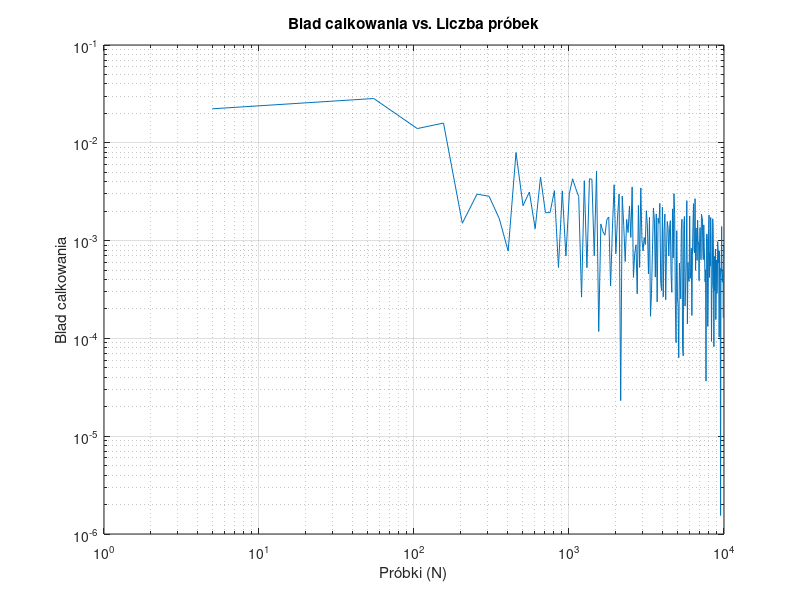

The MATLAB script that drew this image:
function [integration_error, Nt, ft_5, integral_1000] = zadanie4()
    % Numeryczne całkowanie metodą trapezów.
    % Nt - wektor zawierający liczby podprzedziałów całkowania
    % integration_error - integration_error(1,i) zawiera błąd całkowania wyznaczony
    %   dla liczby podprzedziałów równej Nt(i). Zakładając, że obliczona wartość całki
    %   dla Nt(i) liczby podprzedziałów całkowania wyniosła integration_result,
    %   to integration_error(1,i) = abs(integration_result - reference_value),
    %   gdzie reference_value jest wartością referencyjną całki.
    % ft_5 - gęstość funkcji prawdopodobieństwa dla n=5
    % integral_1000 - całka od 0 do 5 funkcji gęstości prawdopodobieństwa
    %   dla 1000 podprzedziałów całkowania

    reference_value = 0.0473612919396179; % wartość referencyjna całki

    Nt = 5:50:10^4;
    integration_error = [];

    ft_5 = f(5);
    yrmax = ft_5 * 1.05;
    xr = cell(1, length(Nt));
    yr = cell(1, length(Nt));
    integral_1000 = monte_carlo(@f, 1000, yrmax);
    %integral_1000 = [];

    for i = 1:length(Nt)
        N = Nt(i);
        [integration_result,  xr{i}, yr{i}] = monte_carlo(@f, N, yrmax);
        integration_error(i) = abs(integration_result - reference_value);
    end

    loglog(Nt, integration_error);
    xlabel('Próbki (N)');
    ylabel('Blad calkowania');
    title('Blad calkowania vs. Liczba próbek');
    grid on;
    print -dpng 'zadanie4.png';

end

function [value] = f(t)
sigma = 3;
mi = 10;
value = 1 / (sigma * sqrt(2*pi)) * exp( (-(t-mi)^2)/ (2*sigma^2) );

end

function [integral, x_rand, y_rand] = monte_carlo(f, N, yrmax)
    a = 0;
    b = 5;

    x_rand = a + (b-a) * rand(1, N);
    y_rand = yrmax * rand(1, N);
    

    values = arrayfun(f, x_rand);

    accepted_points = sum(y_rand <= values);

    %{
    values = zeros(1, N);
    for j = 1:N
        values(j) = f(x_rand(j));
    end

    accepted_points = 0;
    for j = 1:N
        if y_rand(j) <= values(j)
            accepted_points = accepted_points + 1;
        end
    end
    %}
    integral = b * yrmax * sum(accepted_points) / N;
    
end